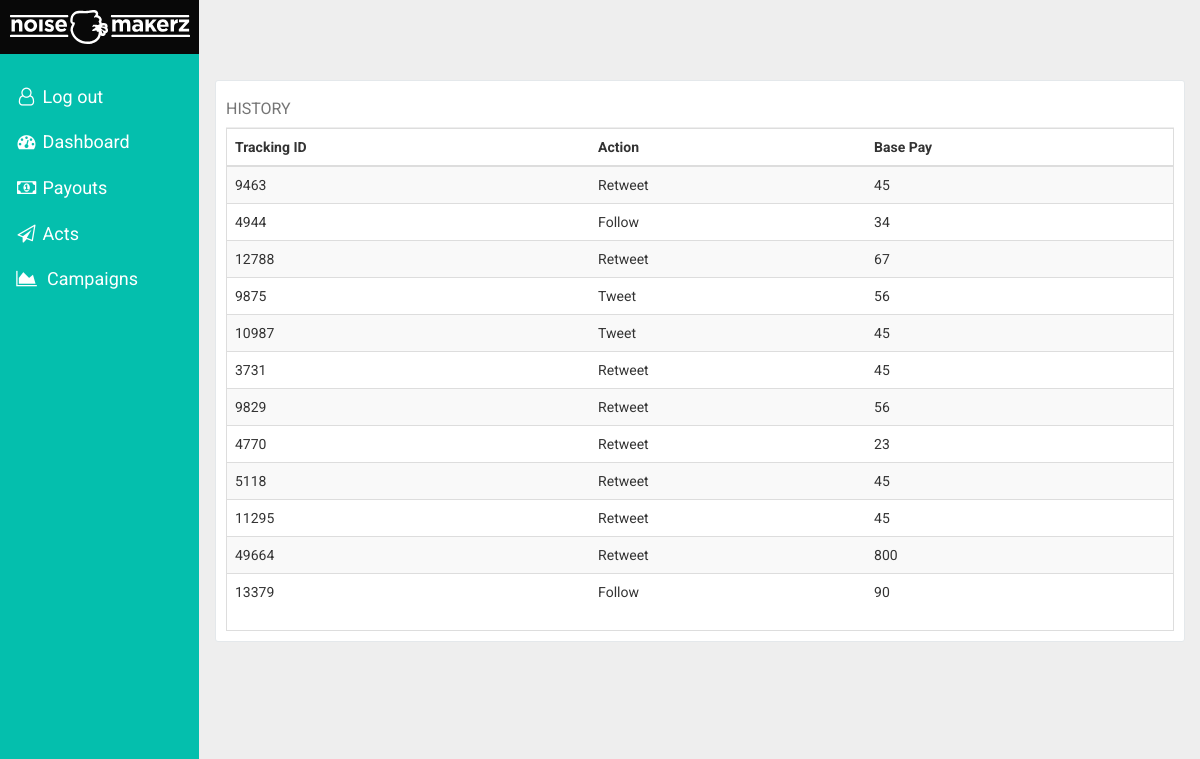
The app's page /influencers/activity/ (signed in) with its own data.
### influencers/models.py (models this page shows, shortened)
class  Tracker(models.Model):
    tracking_ID = models.CharField(verbose_name=('tracking id'),max_length=500)
    campaign = models.ForeignKey(Campaigns,verbose_name=('campaign'), on_delete=models.CASCADE)
    trackers_ID = models.ForeignKey(User,verbose_name=('user'), on_delete=models.CASCADE)
    action_count = models.CharField(max_length=10000)
    tracked = models.BooleanField()
    time_tracked = models
    class Meta:
        db_table = "Activities"
        verbose_name = 'Tracker'

@python_2_unicode_compatible
class Campaigns(models.Model):
    ACTIONS = (
        ('Retweet', 'Retweet'),
        ('Follow', 'Follow'),
        ('Tweet', 'Tweet'),
    )
    PREFERENCES = (
        ('All' , 'All'),
        ('Entertainment,Fashion,Lifestyle', 'Entertainment,Fashion,Lifestyle'),
        ('Internet,Technology,Computer & Software', 'Internet,Technology,Computer & Software'),
        ('Telecommunications,Publishing,News media', 'Telecommunications,Publishing,News media'),
        ('Health care,Food & Fruit,Agriculture', 'Health care,Food & Fruit,Agriculture'),
        ('Construction & Real Estate ,Hospitality & Travel', 'Construction & Real Estate ,Hospitality & Travel'),
        ('Women/Girl Advocacy', 'Women/Girl Advocacy'),
        ('Sports', 'Sports'),
        ('Defense & Arms,Public Administration,Politics', 'Defense & Arms,Public Administration,Politics'),
        ('Transportation Services,Automotive', 'Transportation Services,Automotive'),
        ('Financial services', 'Financial services'),
        ('Education', 'Education'),
        ('Aerospace', 'Aerospace'),
    )
    campaign_id = models.AutoField(primary_key=True)
    user = models.ForeignKey(User,verbose_name=('user'), on_delete=models.CASCADE)
    base_pay = models.IntegerField(null=False,verbose_name=('base pay'), default=0)
    url = models.CharField(max_length=250, blank=True, null=True, default='')
    action = models.CharField(max_length=100, verbose_name=('action'), choices= ACTIONS)
    tracking_ID = models.CharField(max_length=500, null=True, blank=True)
    tweet = models.CharField(max_length=200, null=True, blank=True, default='')
    follow_handle = models.CharField(max_length=200, blank=True,null=True, default='')
    follow_handle_id = models.CharField(max_length=250, null=True, blank=True)
    hash_tag = models.CharField(max_length=50, blank=True,null=True, default='')
    dummy_tracker = models.CharField(max_length=300, verbose_name=('tracking number'), null=True)
    activity_count = models.IntegerField(null=False, default=0)
    estimated_reach = models.IntegerField(null=False, default=0)
    decibel = models.FloatField(null=False, default=0.5)
    preferences = models.CharField(max_length=250, choices=PREFERENCES)
    budget = models.FloatField(null=False, verbose_name=('budget'), default=0.0)
    time_created = models.DateTimeField(auto_now_add=True)
    approved = models.BooleanField(verbose_name=('approved'),default=False)
    featured = models.BooleanField(default=False)
    class Meta:
        ordering = ["campaign_id"]
        verbose_name = 'Campaign'
        db_table = 'Campaign'

### influencers/views.py (the view)
class ActivitiesView(View):
 def get(self, request, *args, **kwargs):
    username = User.objects.get(username = request.user)
    vg = Tracker.campaign
    real = Tracker.objects.filter(trackers_ID = username)
    return  render(request, 'influencers/activity.html', {  'username' : username ,'real' : real  })

### templates/influencers/activity.html (shortened to what this page needs)
{% extends 'base.html' %}
{% load i18n %}
{% load staticfiles %}
{% block content %}
    <div class="row">
        <div class="col-sm-3 col-md-2 sidebar">
      <div class="ns-lg">
               <a  href="{% url 'index' %}"> <img class="img-responsive" src="{% static 'influencers/images/noisemaker-light.svg' %}">
</a>
            </div>
            <ul class="nav nav-sidebar">
             <li>
                    {% if user.is_authenticated %}
                    <a href="{% url 'auth_logout' %}"><i class="fa fa-user-o fa-fw" aria-hidden="true"></i>&nbsp;{% trans "Log out" %}</a>
                {% endif %}
                </li>
            <li><a href="{% url 'dashboard' %}"><i class="fa  fa-dashboard fa-fw" aria-hidden="true"></i>&nbsp;Dashboard </a> </li>
            <li ><a href="{% url 'payout' %}" ><i class="fa fa-money fa-fw" aria-hidden="true"></i>&nbsp;Payouts</a></li>
            <li class="active"><a href="{% url 'activity'%}"><i class="fa fa-send-o fa-fw" aria-hidden="true"></i>&nbsp;Acts</a></li>
            <li><a href="{% url 'create'%}"><i class="fa  fa-area-chart fa-fw" aria-hidden="true"></i>&nbsp; Campaigns</a></li>
          </ul>
        </div>
         <div class="col-sm-9 col-sm-offset-3 col-md-10 col-md-offset-2 main">
<div class="nm-dash">
 <h2 class="page-header">History</h2>
          <div class="table-responsive">
            <table class="table table-striped">
              <thead>
                <tr>
                  <th>Tracking ID</th>
                  <th>Action</th>
                  <th>Base Pay</th>
                </tr>
              </thead>
              <tbody>
              {% for objects in real %}
                <tr>
                  <td>{{ objects.campaign.dummy_tracker }}</td>
                  <td>{{ objects.campaign.action }}</td>
                  <td>{{ objects.campaign.base_pay }}</td>
                </tr>
                {% endfor %}
              </tbody>
            </table>
          </div></div></div>
                 </div>
{% endblock %}

### static/influencers/css/noisemakers.css (style rules this page uses)
html { position: relative; min-height: 100%; }
body { margin-bottom: 200px; margin-left: 0; margin-top: 0; font-family: 'Roboto', sans-serif; margin-right: 0; }
.row { margin-right: 0 !important; margin-left: 0 !important; }
.sidebar { display: none; }
@media (min-width: 768px) { .sidebar { position: fixed; top: 0; bottom: 0; left: 0; z-index: 1000; display: block; padding: 20px; padding-top: 0; overflow-x: hidden; overflow-y: auto; background-color: #04bfad; border-right: 1px solid #eee; } }
.ns-lg { margin-right: -21px; margin-bottom: 20px; margin-left: -20px; min-height: 45px; cursor: pointer; padding: 10px; background-color: #080808; }
.nav-sidebar { margin-right: -21px; margin-bottom: 20px; margin-left: -20px; }
.nav-sidebar > li > a { padding-right: 20px; padding-left: 20px; }
.main { padding-top: 80px; padding-bottom: 80px; margin-top: 0px; }
.nm-dash { width: 100%; margin-bottom: 10px; min-height: 100px; padding: 10px; height: auto; background-color: #fff; border: 1px solid #E4E8EB; border-radius: 3px; }
.table-responsive { overflow-y: hidden; -ms-overflow-style: -ms-autohiding-scrollbar; border: 1px solid #ddd; }
.page-header { padding-bottom: 9px; font-size: 16px; font-weight: 400; color: #757575; line-height: 1.1; text-transform: uppercase; font-family: 'Roboto', sans-serif; margin: 0 0 0; padding-top: 9px; border-bottom: 1px solid #eee; }

### templates/influencers/activity.html (style rules this page uses)
body { background: #eee; }
.nav > li > a { position: relative; display: block; padding: 10px 15px; color: #ffffff; font-family: 'Roboto', sans-serif; font-size: 18px; }

### records on screen
Tracker: campaign.dummy_tracker "9463", campaign.action "Retweet", campaign.base_pay "45"
Tracker: campaign.dummy_tracker "4944", campaign.action "Follow", campaign.base_pay "34"
Tracker: campaign.dummy_tracker "12788", campaign.action "Retweet", campaign.base_pay "67"
Tracker: campaign.dummy_tracker "9875", campaign.action "Tweet", campaign.base_pay "56"
Tracker: campaign.dummy_tracker "10987", campaign.action "Tweet", campaign.base_pay "45"
Tracker: campaign.dummy_tracker "3731", campaign.action "Retweet", campaign.base_pay "45"
Tracker: campaign.dummy_tracker "9829", campaign.action "Retweet", campaign.base_pay "56"
Tracker: campaign.dummy_tracker "4770", campaign.action "Retweet", campaign.base_pay "23"
Tracker: campaign.dummy_tracker "5118", campaign.action "Retweet", campaign.base_pay "45"
Tracker: campaign.dummy_tracker "11295", campaign.action "Retweet", campaign.base_pay "45"
Tracker: campaign.dummy_tracker "49664", campaign.action "Retweet", campaign.base_pay "800"
Tracker: campaign.dummy_tracker "13379", campaign.action "Follow", campaign.base_pay "90"
